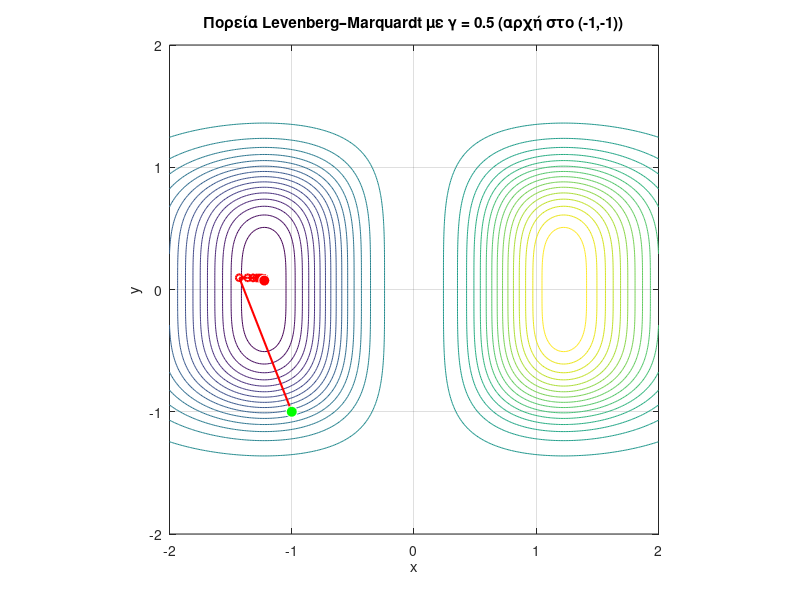

MATLAB code for this plot:
%% Levenberg–Marquardt για f(x,y) = x^3 * exp(-x^2 - y^4)
clear; clc;

% Συνάρτηση
f = @(x) x(1).^3 .* exp(-x(1).^2 - x(2).^4);

% Κλίση
gradf = @(x) [ ...
    x(1).^2 .* (3 - 2*x(1).^2) .* exp(-x(1).^2 - x(2).^4); ...
   -4*x(1).^3 .* x(2).^3 .* exp(-x(1).^2 - x(2).^4)       ];

% Hessian
Hessf = @(x) [ ...
    (4*x(1).^5 - 14*x(1).^3 + 6*x(1)) .* exp(-x(1).^2 - x(2).^4), ...
     x(1).^2 .* x(2).^3 .* (8*x(1).^2 - 12) .* exp(-x(1).^2 - x(2).^4); ...
     x(1).^2 .* x(2).^3 .* (8*x(1).^2 - 12) .* exp(-x(1).^2 - x(2).^4), ...
     x(1).^3 .* x(2).^2 .* (16*x(2).^4 - 12) .* exp(-x(1).^2 - x(2).^4) ];

% Παράμετροι μεθόδου
gamma   = 0.5;   % σταθερό βήμα
mu      = 1.0;   % παράμετρος Levenberg–Marquardt
maxIter = 50;
tol     = 1e-6;

% Αρχικό σημείο
xk = [-1; -1];

% Ιστορία σημείων και τιμών f
X_hist   = xk;        % αποθήκευση x_k
f_values = f(xk);     % f(x_0)

for k = 1:maxIter
    g = gradf(xk);

    % Έλεγχος σύγκλισης
    if norm(g) < tol
        fprintf('Σύγκλιση στο k = %d, x* = [%g  %g]^T, f* = %g\n', ...
                k-1, xk(1), xk(2), f(xk));
        break;
    end

    H  = Hessf(xk);
    Bk = H + mu * eye(2);   % τροποποιημένη Hessian
    dk = -Bk \ g;           % διεύθυνση Levenberg–Marquardt

    % Ενημέρωση με σταθερό γ
    xk = xk + gamma * dk;

    % Αποθήκευση
    X_hist(:,end+1) = xk;
    f_values(end+1) = f(xk);
end

%% Contour plot της f και τροχιάς (x_k, y_k)

% Πλέγμα για την f(x,y)
x1 = linspace(-2, 2, 300);
y1 = linspace(-2, 2, 300);
[X, Y] = meshgrid(x1, y1);
Z = X.^3 .* exp(-X.^2 - Y.^4);

figure;
contour(X, Y, Z, 30);   % ισοϋψείς της f
hold on; grid on;

% Τροχιά
plot(X_hist(1,:), X_hist(2,:), 'ro-', 'LineWidth', 1.5, 'MarkerSize', 5);

% Σημείωση αρχικού και τελικού σημείου
plot(X_hist(1,1),   X_hist(2,1),   'wo', 'MarkerFaceColor','g', 'MarkerSize',8); % αρχή
plot(X_hist(1,end), X_hist(2,end), 'wo', 'MarkerFaceColor','r', 'MarkerSize',8); % τέλος

xlabel('x');
ylabel('y');
title('Πορεία Levenberg–Marquardt με \gamma = 0.5 (αρχή στο (-1,-1))');
axis equal;
hold off;
